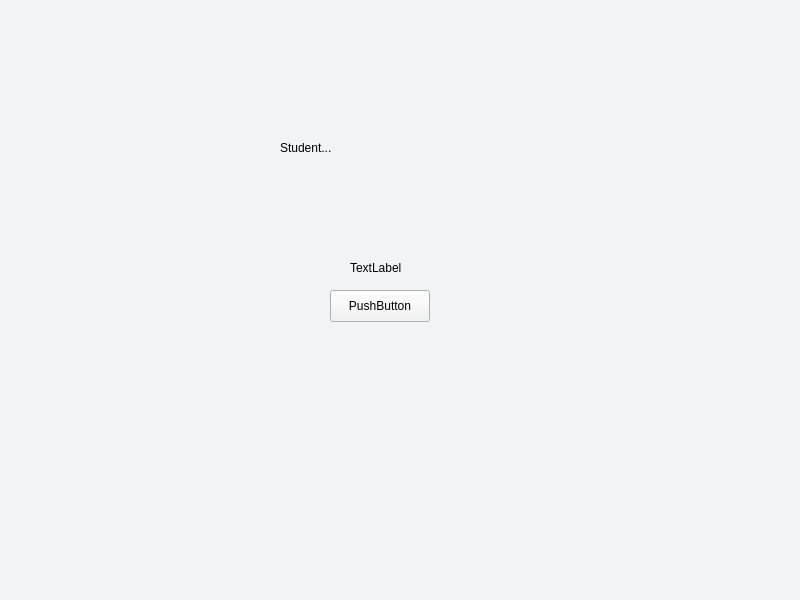
<?xml version="1.0" encoding="UTF-8"?>
<ui version="4.0">
 <class>MainWindow</class>
 <widget class="QMainWindow" name="MainWindow">
  <property name="geometry">
   <rect>
    <x>0</x>
    <y>0</y>
    <width>800</width>
    <height>600</height>
   </rect>
  </property>
  <property name="windowTitle">
   <string>MainWindow</string>
  </property>
  <property name="styleSheet">
   <string notr="true">background-color: #F2F3F4;</string>
  </property>
  <widget class="QWidget" name="centralwidget">
   <widget class="QLabel" name="label">
    <property name="geometry">
     <rect>
      <x>280</x>
      <y>140</y>
      <width>58</width>
      <height>16</height>
     </rect>
    </property>
    <property name="text">
     <string>Student...</string>
    </property>
   </widget>
   <widget class="QPushButton" name="BryanButton">
    <property name="geometry">
     <rect>
      <x>330</x>
      <y>290</y>
      <width>100</width>
      <height>32</height>
     </rect>
    </property>
    <property name="text">
     <string>PushButton</string>
    </property>
   </widget>
   <widget class="QLabel" name="BryanLabel">
    <property name="geometry">
     <rect>
      <x>350</x>
      <y>260</y>
      <width>58</width>
      <height>16</height>
     </rect>
    </property>
    <property name="text">
     <string>TextLabel</string>
    </property>
   </widget>
  </widget>
  <widget class="QMenuBar" name="menubar">
   <property name="geometry">
    <rect>
     <x>0</x>
     <y>0</y>
     <width>800</width>
     <height>24</height>
    </rect>
   </property>
  </widget>
  <widget class="QStatusBar" name="statusbar"/>
 </widget>
 <resources/>
 <connections/>
</ui>
